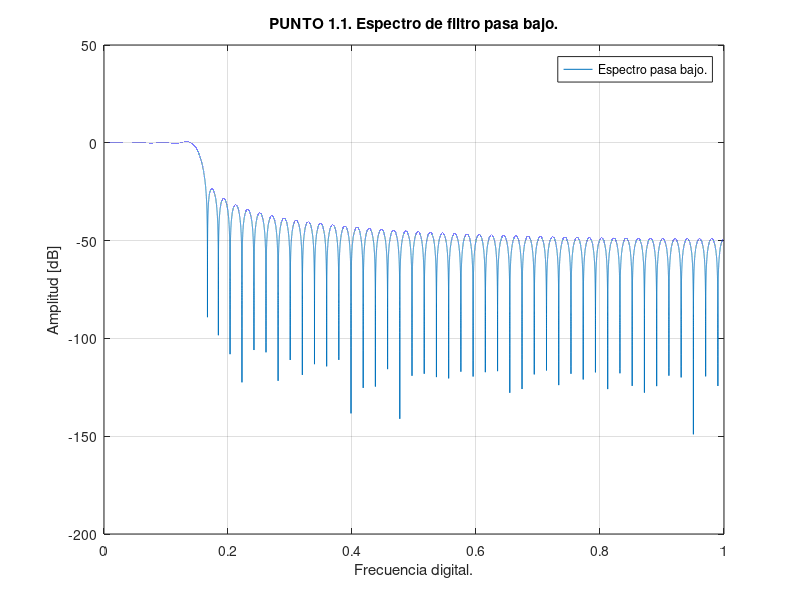
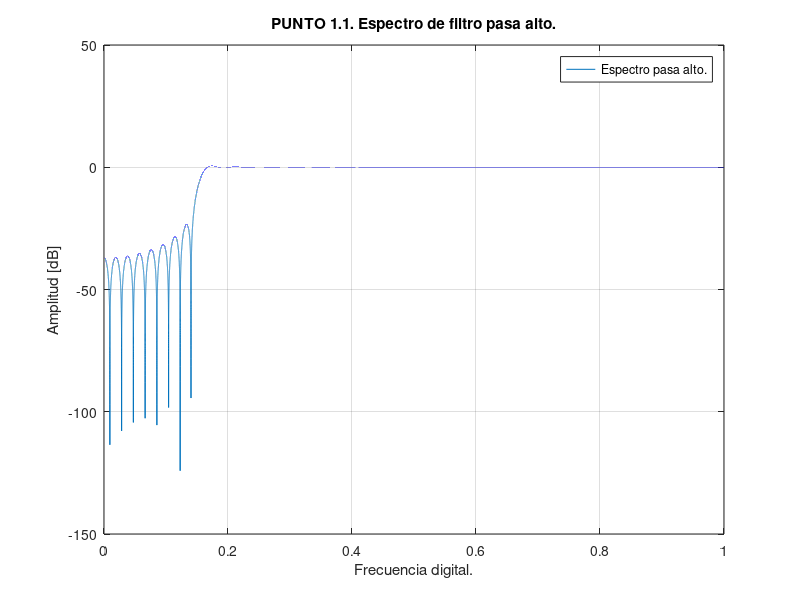
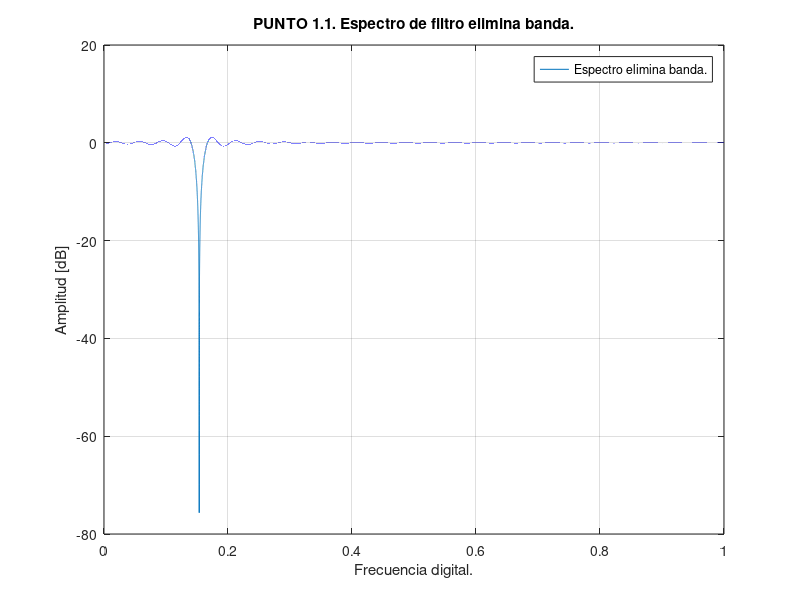
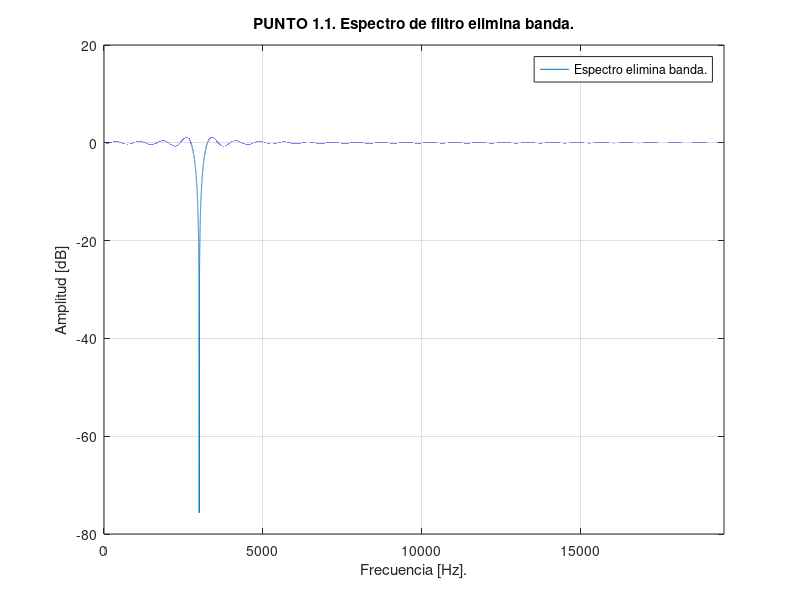

Source code (MATLAB) for these figures, in order: (Note: this script raises an error after producing the figures.)
%Guia 6, Ejercicio 1


%PUNTO 1.1 creacion de un FIR rechaza banda
fs = 39065.5; %frecuencia de muestreo X(puse 44,1KHz como ejemplo), igual a la utilizada en configuracion del ADC de la Guia 5
f_c = 3000; %frecuencia de interferencia 3KHz
AB = 200; %la banda de rechazo la hago de 200Hz, osea fc+-200
f_i = f_c - AB/2; %frecuencia inferior
f_s = f_c + AB/2; %frecuencia superior

%formo las frecuencias digitales
f_id = f_i/(fs/2);
f_cd = f_c/(fs/2);
f_sd = f_s/(fs/2);


Fpb = [0, f_id, f_sd, 1]; %defino los tramos de frecuencias del filtro
Apb = [1,    1,    0, 0]; %defino las amplitudes en los tramos de frecuencias

Fpa = [0, f_id, f_sd, 1]; %defino los tramos de frecuencias del filtro
Apa = [0,    0,    1, 1]; %defino las amplitudes en los tramos de frecuencias

taps = 100; %defino el numero de taps del kernel del filtro

%determino los coeficientes mediante algoritmo Remez(o Equirripple) ya que utiliza menos taps para igual definicion de filtro que el LMS
%h_pb = firpm(taps, Fpb, Apb); %filtro pasa bajos
%h_pa = firpm(taps, Fpa, Apa); %filtro pasa altos

%determino los coeficientes mediante algoritmo LMS
h_pb = firls(taps, Fpb, Apb); %filtro pasa bajos
h_pa = firls(taps, Fpa, Apa); %filtro pasa altos

h_eb = h_pb - h_pa; %se forma el filtro elimina banda con las respuestas del pasa bajo y el pasa alto

%grafico la respuesta en frecuencia de los filtros
N = fs*10; %muestras a emplear en la FFT
Hpb = fft(h_pb, N); %realizo la FFT del filtro pasa bajo
Hpa = fft(h_pa, N); %realizo la FFT del filtro pasa alto
Heb = fft(h_eb, N); %realizo la FFT del filtro elimina banda

Amp_Hpb = mag2db(abs(Hpb)); %convierto los valores de magnitud a valores en dB
Amp_Hpa = mag2db(abs(Hpa)); %convierto los valores de magnitud a valores en dB
Amp_Heb = mag2db(abs(Heb)); %convierto los valores de magnitud a valores en dB

x = [0 : (N/2)-1]; %creo un vector auxiliar que me permite crear luego los valores de frecuencias digitales
fd = x / ((N/2)-1); %vector con valores de frecuencias digitales

figure()
plot(fd, Amp_Hpb(1 : (N/2))) %grafico la respuesta del filtro pasa bajo
grid on
xlabel('Frecuencia digital.')
ylabel('Amplitud [dB]')
title('PUNTO 1.1. Espectro de filtro pasa bajo.')
legend('Espectro pasa bajo.')

figure()
plot(fd, Amp_Hpa(1 : (N/2))) %grafico la respuesta del filtro pasa alto
grid on
xlabel('Frecuencia digital.')
ylabel('Amplitud [dB]')
title('PUNTO 1.1. Espectro de filtro pasa alto.')
legend('Espectro pasa alto.')

figure()
plot(fd, Amp_Heb(1 : (N/2))) %grafico la respuesta del filtro elimina banda
grid on
xlabel('Frecuencia digital.')
ylabel('Amplitud [dB]')
title('PUNTO 1.1. Espectro de filtro elimina banda.')
legend('Espectro elimina banda.')

figure()
plot(fd*(fs/2), Amp_Heb(1 : (N/2))) %grafico la respuesta del filtro elimina banda en Hz
grid on
xlim([0 fs/2])
xlabel('Frecuencia [Hz].')
ylabel('Amplitud [dB]')
title('PUNTO 1.1. Espectro de filtro elimina banda.')
legend('Espectro elimina banda.')


%Los coeficientes del filtro elimina banda obtenido, deben cuantizarse con definición S16.15
%la funcion fi(v, s, w, f) devuelve el punto-fijo de un objeto con valor "v", con valor de signo "s",
%longitud de la palabra "w" y longitud de la parte fraccional "f".

h_eb_fx = fi(h_eb, 1, 16, 15); %convierto el kernel h_eb(en dominio del tiempo) a formato S16.15
%ello significa que a los coeficientes de h_eb, tendran 1 bit de signo, 16 bits en total y 15 de parte fraccionaria


tam = length(h_eb_fx); %determino el tamaño del kernel obtenido en formato S16.15
s = zeros(1, tam);
s=[];
for n = 1 : tam
	temp = h_eb_fx(n);
	s = [ s ',0x' temp.hex];
	%s(n) = ['0x' h_eb_fx.hex(n)];
	%s(n) = strcat('0x', h_eb_fx.hex(n));
end

disp(s);
